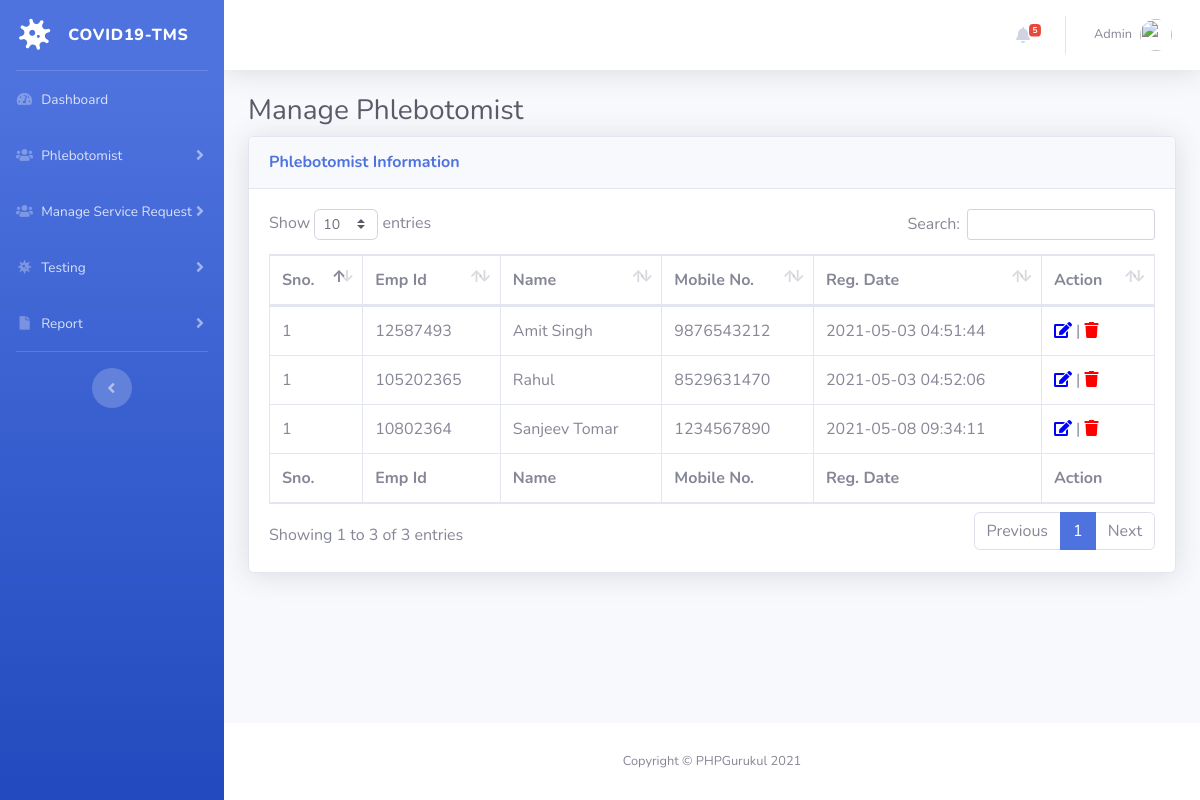
/manage-phlebotomist.php (signed in), run on the app's committed database.
### tables this page shows
CREATE TABLE `tblphlebotomist` (
  `id` int(11) NOT NULL,
  `EmpID` varchar(100) DEFAULT NULL,
  `FullName` varchar(120) DEFAULT NULL,
  `MobileNumber` bigint(12) DEFAULT NULL,
  `RegDate` timestamp NULL DEFAULT current_timestamp()
);

### manage-phlebotomist.php (the view, shortened to what this page needs)
<?php session_start();
include_once('includes/config.php');
if (strlen($_SESSION['aid'] == 0)) {
    header('location:logout.php');
} else {
?>
    <!DOCTYPE html>
    <html lang="en">
    <head>
        <link href="vendor/fontawesome-free/css/all.min.css" rel="stylesheet" type="text/css">
        <link href="css/sb-admin-2.min.css" rel="stylesheet">
        <link href="vendor/datatables/dataTables.bootstrap4.min.css" rel="stylesheet">
    </head>
    <body id="page-top">
        <div id="wrapper">
            <?php include_once('includes/sidebar.php'); ?>
            <div id="content-wrapper" class="d-flex flex-column">
                <div id="content">
                    <?php include_once('includes/topbar.php'); ?>
                    <div class="container-fluid">
                        <h1 class="h3 mb-2 text-gray-800">Manage Phlebotomist</h1>
                        <div class="card shadow mb-4">
                            <div class="card-header py-3">
                                <h6 class="m-0 font-weight-bold text-primary">Phlebotomist Information</h6>
                            </div>
                            <div class="card-body">
                                <div class="table-responsive">
                                    <table class="table table-bordered" id="dataTable" width="100%" cellspacing="0">
                                        <thead>
                                            <tr>
                                                <th>Sno.</th>
                                                <th>Emp Id</th>
                                                <th>Name</th>
                                                <th>Mobile No.</th>
                                                <th>Reg. Date</th>
                                                <th>Action</th>
                                            </tr>
                                        </thead>
                                        <tfoot>
                                            <tr>
                                                <th>Sno.</th>
                                                <th>Emp Id</th>
                                                <th>Name</th>
                                                <th>Mobile No.</th>
                                                <th>Reg. Date</th>
                                                <th>Action</th>
                                            </tr>
                                        </tfoot>
                                        <tbody>
                                            <?php $query = mysqli_query($con, "select * from tblphlebotomist");
                                            $cnt = 1;
                                            while ($row = mysqli_fetch_array($query)) {
                                            ?>
                                                <tr>
                                                    <td><?php echo $cnt; ?></td>
                                                    <td><?php echo $row['EmpID']; ?></td>
                                                    <td><?php echo $row['FullName']; ?></td>
                                                    <td><?php echo $row['MobileNumber']; ?></td>
                                                    <td><?php echo $row['RegDate']; ?></td>
                                                    <td>
                                                        <a href="edit-phlebotomist.php?pid=<?php echo $row['id']; ?>"><i class="fas fa-edit" style="color:blue"></i></a> |
                                                        <a href="manage-phlebotomist.php?pid=<?php echo $row['id']; ?>&&action=delete" onclick="return confirm('Do you really want to delete this record?');"><i class="fa fa-trash" aria-hidden="true" style="color:red" title="Delete this record"></i></a>
                                                    </td>
                                                </tr>
                                            <?php } ?>
                                        </tbody>
                                    </table>
                                </div>
                            </div>
                        </div>
                    </div>
                </div>
                <?php include_once('includes/footer.php'); ?>
            </div>
        </div>
    </body>
    </html>
<?php } ?>

### includes/sidebar.php (shortened to what this page needs)
        <ul class="navbar-nav bg-gradient-primary sidebar sidebar-dark accordion" id="accordionSidebar">
            <a class="sidebar-brand d-flex align-items-center justify-content-center" href="#">
                <div class="sidebar-brand-icon rotate-n-15">
                    <i class="fas fa-virus"></i>
                </div>
                <div class="sidebar-brand-text mx-3">COVID19-TMS</div>
            </a>
            <hr class="sidebar-divider my-0">
<?php if($_SESSION['aid']):?>
     <li class="nav-item">
                <a class="nav-link" href="dashboard.php">
                    <i class="fas fa-fw fa-tachometer-alt"></i>
                    <span>Dashboard</span></a>
            </li>
    <li class="nav-item">
                <a class="nav-link collapsed" href="#" data-toggle="collapse" data-target="#collapseOne"
                    aria-expanded="true" aria-controls="collapseOne">
                    <i class="fas fa-fw fa-users"></i>
                    <span>Phlebotomist</span>
                </a>
            </li>
			 <li class="nav-item">
                <a class="nav-link collapsed" href="#" data-toggle="collapse" data-target="#collapsenew"
                    aria-expanded="true" aria-controls="collapseOne">
                    <i class="fas fa-fw fa-users"></i>
                    <span>Manage Service Request</span>
                </a>
            </li>
     <li class="nav-item">
                <a class="nav-link collapsed" href="#" data-toggle="collapse" data-target="#collapseTwo"
                    aria-expanded="true" aria-controls="collapseTwo">
                    <i class="fas fa-fw fa-virus"></i>
                    <span>Testing</span>
                </a>
            </li>
   <li class="nav-item">
                <a class="nav-link collapsed" href="#" data-toggle="collapse" data-target="#collapseThree"
                    aria-expanded="true" aria-controls="collapseThree">
                    <i class="fas fa-fw fa-file"></i>
                    <span>Report</span>
                </a>
            </li>
<?php endif;    ?>
            <hr class="sidebar-divider d-none d-md-block">
            <div class="text-center d-none d-md-inline">
                <button class="rounded-circle border-0" id="sidebarToggle"></button>
            </div>
        </ul>

### includes/topbar.php (shortened to what this page needs)
      <nav class="navbar navbar-expand navbar-light bg-white topbar mb-4 static-top shadow">
            <?php if($_SESSION['aid']):?>
                    <ul class="navbar-nav ml-auto">
<?php $query=mysqli_query($con,"select * from tbltestrecord where ReportStatus is null");
$count=mysqli_num_rows($query);
?>
                        <li class="nav-item dropdown no-arrow mx-1">
                            <a class="nav-link dropdown-toggle" href="#" id="alertsDropdown" role="button"
                                data-toggle="dropdown" aria-haspopup="true" aria-expanded="false">
                                <i class="fas fa-bell fa-fw"></i>
                                <span class="badge badge-danger badge-counter"><?php echo $count;?></span>
                            </a>
                        </li>
                        <li class="nav-item dropdown no-arrow">
                            <a class="nav-link dropdown-toggle" href="#" id="userDropdown" role="button"
                                data-toggle="dropdown" aria-haspopup="true" aria-expanded="false">
                <?php
$adid=$_SESSION['aid'];
$ret1=mysqli_query($con,"select AdminName from tbladmin where ID='$adid'");
while($row1=mysqli_fetch_array($ret1)){
?>
                                <span class="mr-2 d-none d-lg-inline text-gray-600 small"><?php  echo $row1['AdminName'];?></span>
                           <?php } ?>
                                <img class="img-profile rounded-circle"
                                    src="img/undraw_profile.svg">
                            </a>
                        </li>
                    </ul>
                <?php endif;?>
                </nav>

### includes/footer.php
<footer class="sticky-footer bg-white">
    <div class="container my-auto">
        <div class="copyright text-center my-auto">
            <span>Copyright &copy; PHPGurukul 2021</span>
        </div>
    </div>
</footer>

### data on the page
tblphlebotomist: EmpID "12587493", FullName "Amit Singh", MobileNumber "9876543212", RegDate "2021-05-03 04:51:44"
tblphlebotomist: EmpID "105202365", FullName "Rahul", MobileNumber "8529631470", RegDate "2021-05-03 04:52:06"
tblphlebotomist: EmpID "10802364", FullName "Sanjeev Tomar", MobileNumber "1234567890", RegDate "2021-05-08 09:34:11"

### other printed values
$count "5"
$row1['AdminName'] "Admin"
